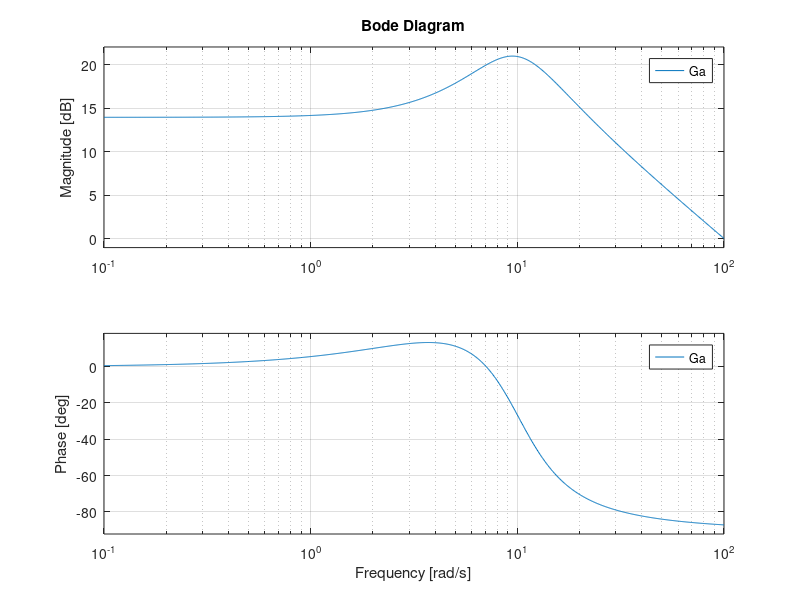
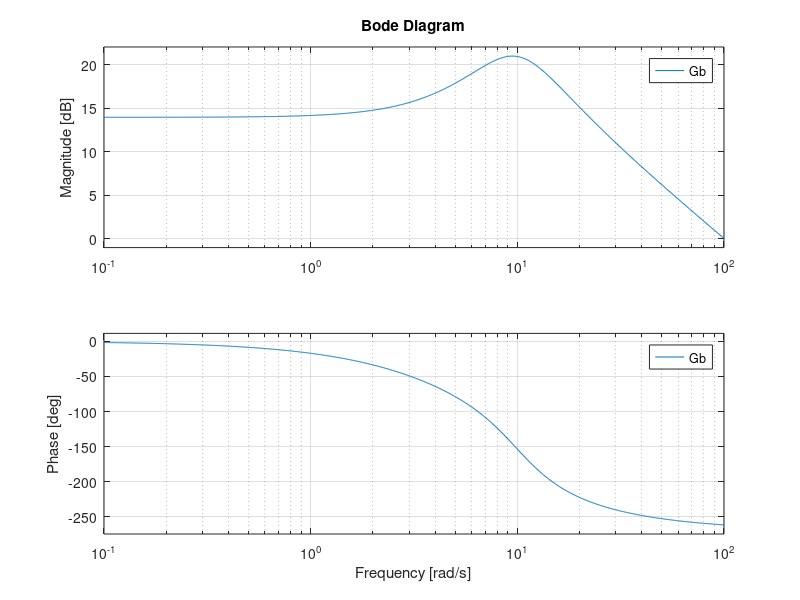
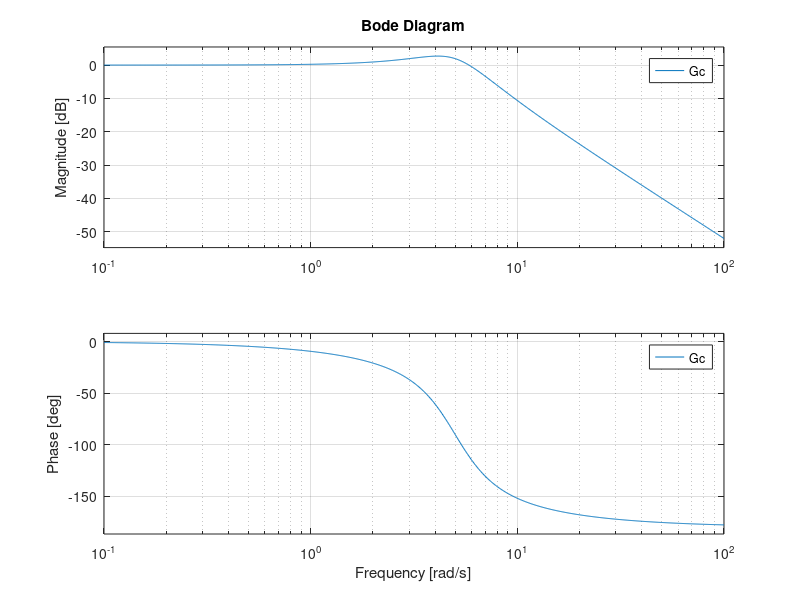
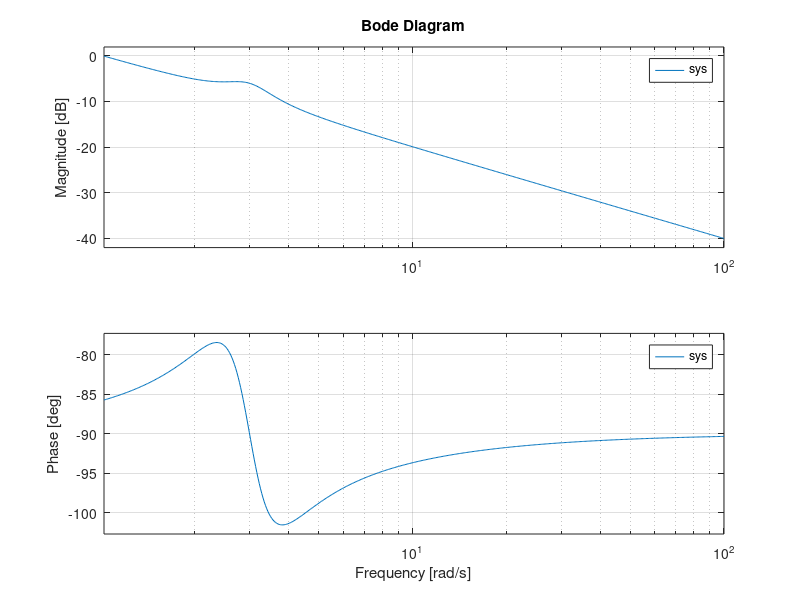

MATLAB code for these plots, in order:
clc
clear
close all

Ga = tf([100 500], [1 10 100]);
figure
bode(Ga);

Gb = tf([-100 500],[1 10 100]);
figure
bode(Gb);

Gc = tf(25, [1 4 25]);
figure
bode(Gc);

num = [0 1 1.8 9];
den = [1 1.2 9 0];
sys = tf(num, den);       
w = logspace(0.01, 2, 500); 

figure
bode(sys, w);              
